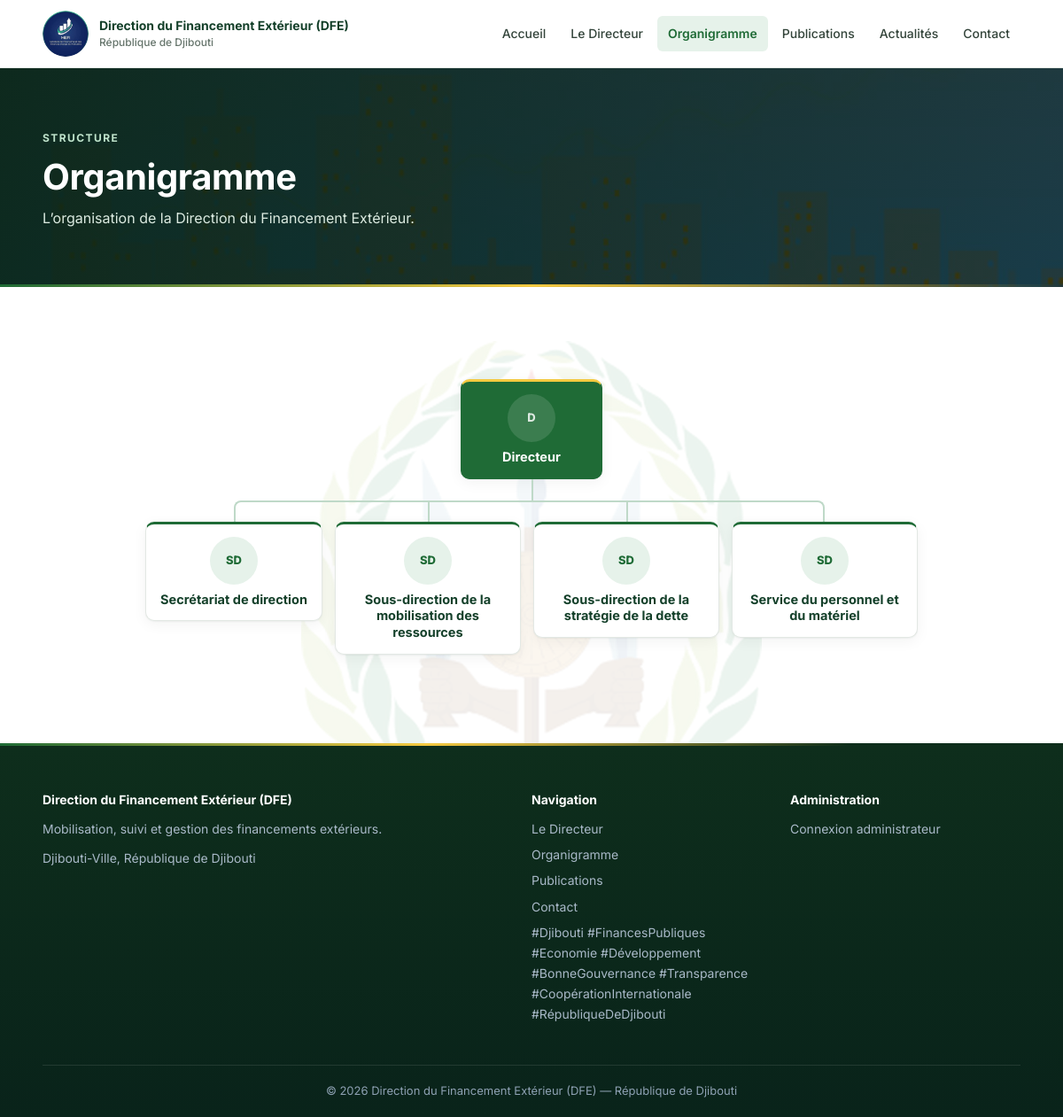
Page /organigramme.php on the committed database.
### tables this page shows
CREATE TABLE IF NOT EXISTS org_members (
  id INT AUTO_INCREMENT PRIMARY KEY,
  name VARCHAR(150) NOT NULL DEFAULT '',
  title VARCHAR(190) NOT NULL,
  parent_id INT DEFAULT NULL,
  sort_order INT NOT NULL DEFAULT 0,
  photo VARCHAR(255) DEFAULT NULL,
  CONSTRAINT fk_org_parent
    FOREIGN KEY (parent_id) REFERENCES org_members(id) ON DELETE CASCADE
);

### includes/functions.php (called while the page is built, shortened)
<?php
function e(?string $value): string {
    return htmlspecialchars($value ?? '', ENT_QUOTES | ENT_SUBSTITUTE, 'UTF-8');
}
function url(string $path = ''): string {
    return rtrim(BASE_URL, '/') . '/' . ltrim($path, '/');
}
function settings(): array {
    static $s = null; global $pdo;
    if ($s === null) {
        $s = [];
        try { foreach ($pdo->query("SELECT k, v FROM settings")->fetchAll() as $r) $s[$r['k']] = (string)$r['v']; } catch (Throwable $e) {}
    }
    return $s;
}
function setting(string $k, string $default = ''): string {
    $v = trim(settings()[$k] ?? '');
    return $v !== '' ? $v : $default;
}
function initials(string $name): string {
    $w = preg_split('/\s+/', trim($name)); $o = '';
    foreach (array_slice($w, 0, 2) as $x) $o .= mb_strtoupper(mb_substr($x, 0, 1));
    return $o;
}

### organigramme.php (the view, shortened to what this page needs)
<?php
require_once __DIR__.'/config/config.php'; require_once __DIR__.'/includes/functions.php';
$rows = $pdo->query("SELECT id, name, title, parent_id, photo FROM org_members ORDER BY sort_order, id")->fetchAll();
$kids = []; foreach ($rows as $r) $kids[(int)($r['parent_id'] ?? 0)][] = $r;
function org_render(array $kids, int $parent, bool $root = false): void {
    if (empty($kids[$parent])) return;
    echo $root ? '<ul class="org-tree">' : '<ul>';
    foreach ($kids[$parent] as $m) {
        echo '<li><div class="org-node' . ($root ? ' root' : '') . '">';
        $label = $m['name'] !== '' ? $m['name'] : $m['title'];
        echo '<span class="avatar">' . ($m['photo'] ? '<img src="' . e(public_img_url($m['photo'])) . '" alt="">' : e(initials($label))) . '</span>';
        echo '<strong>' . e($label) . '</strong>';
        echo '</div>';
        org_render($kids, (int)$m['id']);
        echo '</li>';
    }
    echo '</ul>';
}
include __DIR__.'/includes/header.php';
?>
<section class="page-banner banner-organisation"><div class="container"><span class="eyebrow">STRUCTURE</span><h1>Organigramme</h1><p>L’organisation de la Direction du Financement Extérieur.</p></div></section>
<section class="section"><div class="container">
 <div class="org-scroll" data-reveal="zoom"><?php if ($rows) org_render($kids, 0, true); else echo '<p class="muted">Organigramme à renseigner depuis l’espace administrateur.</p>'; ?></div>
</div></section>
<?php include __DIR__.'/includes/footer.php'; ?>

### includes/header.php (shortened to what this page needs)
<?php
require_once __DIR__ . '/functions.php';
$current = basename($_SERVER['SCRIPT_NAME'] ?? '');
$inAdmin = strpos($_SERVER['SCRIPT_NAME'] ?? '', '/admin/') !== false;
$navItems = [
    'index.php'         => 'Accueil',
    'direction.php'     => 'Le Directeur',
    'organigramme.php'  => 'Organigramme',
    'publications.php'  => 'Publications',
    'actualites.php'    => 'Actualités',
    'contact.php'       => 'Contact',
];
?>
<!doctype html>
<html lang="fr">
<head>
<link rel="stylesheet" href="<?= e(url('assets/css/style.css')) ?>">
</head>
<body class="<?= e(trim(($bodyClass ?? '') && !is_logged_in() ? $bodyClass : '')) ?>">
<header class="site-header">
 <div class="container nav-wrap">
  <a class="brand" href="<?= e(url('index.php')) ?>"><img class="brand-logo" src="<?= e(url('assets/img/logo.png')) ?>" alt="Logo" width="52" height="52"><span class="brand-text"><?= e(SITE_NAME) ?><small>République de Djibouti</small></span></a>
  <nav class="main-nav" aria-label="Navigation principale">
   <?php foreach ($navItems as $file => $label): ?>
   <a href="<?= e(url($file)) ?>"<?= (!$inAdmin && $current === $file) ? ' class="active" aria-current="page"' : '' ?>><?= e($label) ?></a>
   <?php endforeach; ?>
  </nav>
 </div>
</header>
<main>

### includes/footer.php
</main>
<footer class="footer">
 <div class="container footer-grid">
  <div>
   <strong><?= e(SITE_NAME) ?></strong>
   <p><?= e(setting('about', 'Mobilisation, suivi et gestion des financements extérieurs.')) ?></p>
   <p style="margin-top:10px"><?= e(setting('address')) ?><?php if (setting('phone')): ?><br>Tél. : <?= e(setting('phone')) ?><?php endif; ?><?php if (setting('email')): ?><br><?= e(setting('email')) ?><?php endif; ?></p>
  </div>
  <div>
   <strong>Navigation</strong>
   <ul>
    <li><a href="<?= e(url('direction.php')) ?>">Le Directeur</a></li>
    <li><a href="<?= e(url('organigramme.php')) ?>">Organigramme</a></li>
    <li><a href="<?= e(url('publications.php')) ?>">Publications</a></li>
    <li><a href="<?= e(url('contact.php')) ?>">Contact</a></li>
    <li><a href="<?= e(url('')) ?>">#Djibouti #FinancesPubliques #Economie #Développement #BonneGouvernance #Transparence #CoopérationInternationale #RépubliqueDeDjibouti</a></li>
   </ul>
  </div>
  <div>
   <strong>Administration</strong>
   <ul>
    <li><a href="<?= e(url('admin/login.php')) ?>">Connexion administrateur</a></li>
   </ul>
  </div>
 </div>
 <div class="container copyright">© <?= date('Y') ?> <?= e(SITE_NAME) ?> — République de Djibouti</div>
</footer>
</body>
</html>

### rows in the picture
org_members: initials($label) "D", title "Directeur"
org_members: initials($label) "SD", title "Secrétariat de direction"
org_members: initials($label) "SD", title "Sous-direction de la mobilisation des ressources"
org_members: initials($label) "SD", title "Sous-direction de la stratégie de la dette"
org_members: initials($label) "SD", title "Service du personnel et du matériel"

### other values in the picture
SITE_NAME "Direction du Financement Extérieur (DFE)"
$label "Accueil"
$label "Le Directeur"
$label "Organigramme"
$label "Publications"
$label "Actualités"
$label "Contact"
setting('address') "Djibouti-Ville, République de Djibouti"
